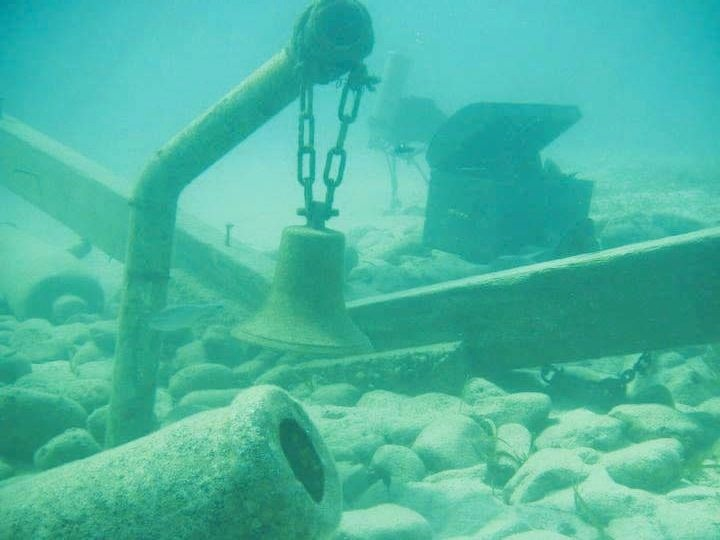
#> input picture exports/01_harang_original.jpg, 720 x 540 px
$ python -i sharpening.py   (imports and definitions only)
#> lines starting #> are read from the running program, lines starting #| are printed output that depends on the picture
#> further down, picture is the input picture: shape (540, 720, 3); mean B, G, R 161.8, 183.1, 74.1
import cv2
import numpy as np


def norm_unsharp_mask(img: np.ndarray):
    """
    Normalized unsharp mask\n
    S = (I + N {I − G ∗ I}) / 2\n
    where\n
    - G ∗ I is the Gaussian-filtered image and\n
    - N is the linear normalization (histogram stretching) operator.

    :param img: image to process
    :return: S
    """

    gaussian_filtered = cv2.GaussianBlur(img, (5, 5), 0)
    difference = img - gaussian_filtered
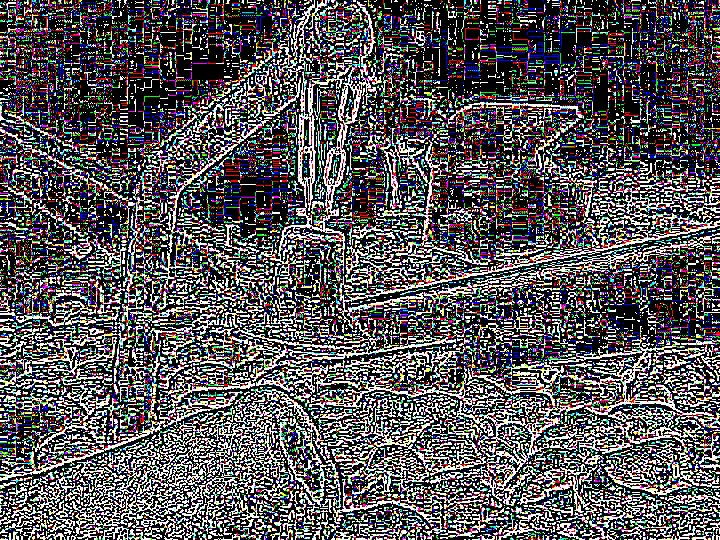
#> difference: shape (540, 720, 3); mean B, G, R 86.7, 84.1, 87

    difference_yuv = cv2.cvtColor((255 * difference).astype(np.uint8), cv2.COLOR_BGR2YUV)
#> difference_yuv: shape (540, 720, 3); mean of channels 0, 1, 2 84.4, 128.9, 129.2
    difference_yuv[:, :, 0] = cv2.equalizeHist(difference_yuv[:, :, 0])
#> difference_yuv: shape (540, 720, 3); mean of channels 0, 1, 2 104.5, 128.9, 129.2

    lin_normalized = cv2.cvtColor(difference_yuv, cv2.COLOR_YUV2BGR).astype(np.float32) / 255
#> lin_normalized: shape (540, 720, 3) float32; mean of channels 0, 1, 2 0.403, 0.405, 0.407

    return (img + lin_normalized) / 2
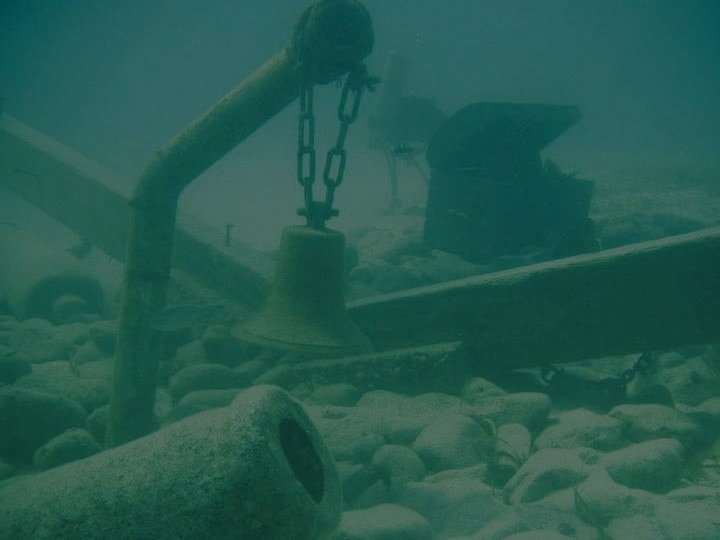
#> returned value: shape (540, 720, 3) float32; mean of channels 0, 1, 2 81.1, 91.7, 37.3; drawn as B, G, R

>>> import cv2
>>> picture = cv2.imread('exports/01_harang_original.jpg')
>>> result = norm_unsharp_mask(picture)
